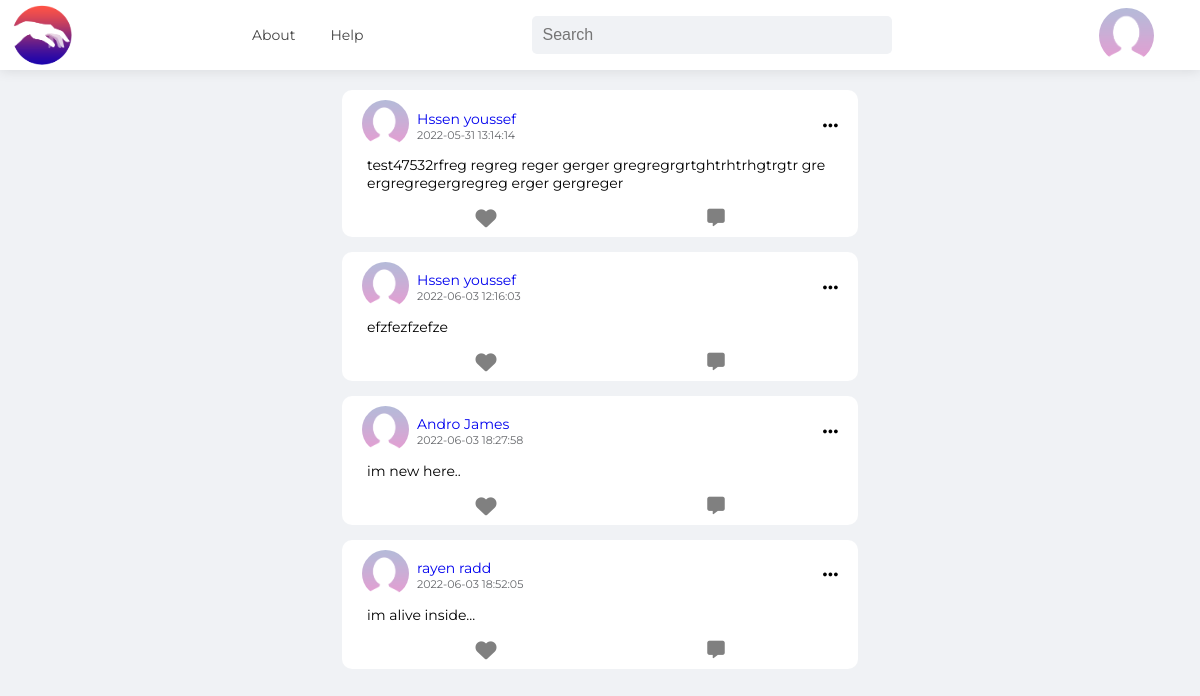
Screenshot of /user/explore/explore.php with the database file from the repository.
### tables this page shows
CREATE TABLE IF NOT EXISTS `posts` (
  `id` int(11) NOT NULL AUTO_INCREMENT,
  `user_id` int(11) NOT NULL,
  `post` varchar(500) NOT NULL,
  `dateAdded` timestamp NOT NULL DEFAULT CURRENT_TIMESTAMP,
  PRIMARY KEY (`id`),
  KEY `user_id` (`user_id`)
);

CREATE TABLE IF NOT EXISTS `users` (
  `id` int(11) NOT NULL AUTO_INCREMENT,
  `firstname` varchar(20) NOT NULL,
  `lastname` varchar(20) NOT NULL,
  `email` varchar(50) NOT NULL,
  `phone` varchar(10) NOT NULL DEFAULT '0',
  `password` varchar(255) NOT NULL,
  `dob` timestamp NOT NULL DEFAULT CURRENT_TIMESTAMP ON UPDATE CURRENT_TIMESTAMP,
  `location` varchar(255) DEFAULT NULL,
  `education` varchar(255) DEFAULT NULL,
  `image` varchar(255) DEFAULT NULL,
  `dateAdded` timestamp NOT NULL DEFAULT CURRENT_TIMESTAMP,
  `lastUpdated` timestamp NOT NULL DEFAULT CURRENT_TIMESTAMP ON UPDATE CURRENT_TIMESTAMP,
  PRIMARY KEY (`id`),
  UNIQUE KEY `email` (`email`)
);

### user/explore/explore.php (the view, shortened to what this page needs)
<?php
  $db=mysqli_connect("localhost","root","","social");
  $req="select post,user_id,dateAdded from posts";
  $res=mysqli_query($db,$req);
?>
<!DOCTYPE html>
<html lang="en">
<head>
    <link rel="stylesheet" href="explore.css">
</head>
<body>
    <nav>
        <ul>
            <span class="logo"><a href="../index.php"><li></li></a></span>
            <li><a href="#">About</a></li>
            <li><a href="#">Help</a></li>
            <li><input type="search" placeholder="Search" onkeypress="handle(event)" id="search"></li>
            <a class="me"href="#"><?php echo $_SESSION['name']; ?><span class="profile-photo"></span></a>
        </ul>
      </nav>
    <div class="showall">
        <?php while ($row_post = mysqli_fetch_array($res,MYSQLI_NUM)) {?>
            <?php
            $req2="select firstname,lastname from users where id='$row_post[1]'";
            $res2=mysqli_query($db,$req2);
            $row2=mysqli_fetch_array($res2,MYSQLI_NUM);
            ?>
        <div class="post">
                    <div class="post-header">
                        <div class="post-author">
                            <a href="#"><span class="profile-photo"></span></a>
                            <div class="name-date">
                                <a href="#"><span class="user-name"><?php echo $row2[0]." ".$row2[1]?></span></a>
                                <span class="post-date"><?php echo $row_post[2]?></span>
                            </div>
                        </div>
                        <div class="post-options">
                        </div>
                    </div>
                    <div class="post-content">
                        <p>
                            <?php
                            echo $row_post[0];
                            ?>
                        </p>
                    </div>
                    <div class="post-react">
                    </div>
                </div>
                <?php }?>
        </div>
</body>
</html>

### user/explore/explore.css (style rules this page uses)
* { padding: 0; margin: 0; box-sizing: border-box; font-size: 14px; }
body { background-color: #F0F2F5; font-family: 'Montserrat', sans-serif; }
nav { background: #fff; box-shadow: rgba(0, 0, 0, 0.1) 0px 0.5px 12px; position: sticky; position: -webkit-sticky; top: 0; margin-bottom: 20px; }
nav .logo { height: 60px; width: 60px; border-radius: 50%; background-color: white; background-image: url(../../assets/rblogo.png); background-size: 118px; background-position: -29px -13.5px; background-repeat: no-repeat; margin-left: 12px; }
nav a .profile-photo { height: 55px; width: 55px; border-radius: 50%; background-color: white; background-image: url(../../assets/default.png); background-size: 118px; background-position: -32px -22px; background-repeat: no-repeat; margin-left: 15px; display: inline-block; }
nav .me { display: flex; align-items: center; text-decoration: none; color: #444; }
nav ul { height: 70px; display :flex; align-items: center; list-style: none; }
nav ul li:nth-child(4) { margin: 0 16vw 0 14vw; }
nav ul li:nth-child(2) { margin: 0 35px 0 180px; }
nav ul li:nth-child(4) input { width: 30vw; height: 4.8vh; border: 1px solid transparent; border-radius: 5px; padding: 0 10px; font-size: 16px; background-color: #F0F2F5; }
nav ul li a { color: #444; text-decoration: none; }
.showall { display: flex; flex-direction: column; justify-content: space-between; align-items: center; }
.post { background-color: #fff; width: 43vw; margin-bottom: 15px; border-radius: 10px; padding: 10px 20px; min-height: 120px; }
.post .post-react { display: flex; justify-content: space-around; margin-top: 18px; padding: 8px; }
.post a { text-decoration: none; }
.post .post-header { display: flex; align-items: center; justify-content: space-between; }
.post .post-header .post-author { display: flex; align-items: center; }
.post .post-content { border: 0px solid lightseagreen; margin: 5px 0 0 5px; }
.post .post-header .post-author .name-date { display: flex; flex-direction: column; margin-left: 8px; }
.post .post-header .post-author .name-date .post-date { color: #65676B; font-size: 11px; }
.profile-photo { height: 47px; width: 47px; border-radius: 50%; background-color: white; background-image: url(../../assets/default.png); background-size: 100px; background-position: -28px -18px; background-repeat: no-repeat; display: inline-block; list-style: none; }

### rows the page displays
posts: user.firstname "Hssen", user.lastname "youssef", dateAdded "2022-05-31 13:14:14", post "test47532rfreg regreg reger gerger gregregrgrtghtrhtrhgtrgtr gre ergregregergregreg erger gergreger"
posts: user.firstname "Hssen", user.lastname "youssef", dateAdded "2022-06-03 12:16:03", post "efzfezfzefze"
posts: user.firstname "Andro", user.lastname "James", dateAdded "2022-06-03 18:27:58", post "im new here.."
posts: user.firstname "rayen", user.lastname "radd", dateAdded "2022-06-03 18:52:05", post "im alive inside..."
